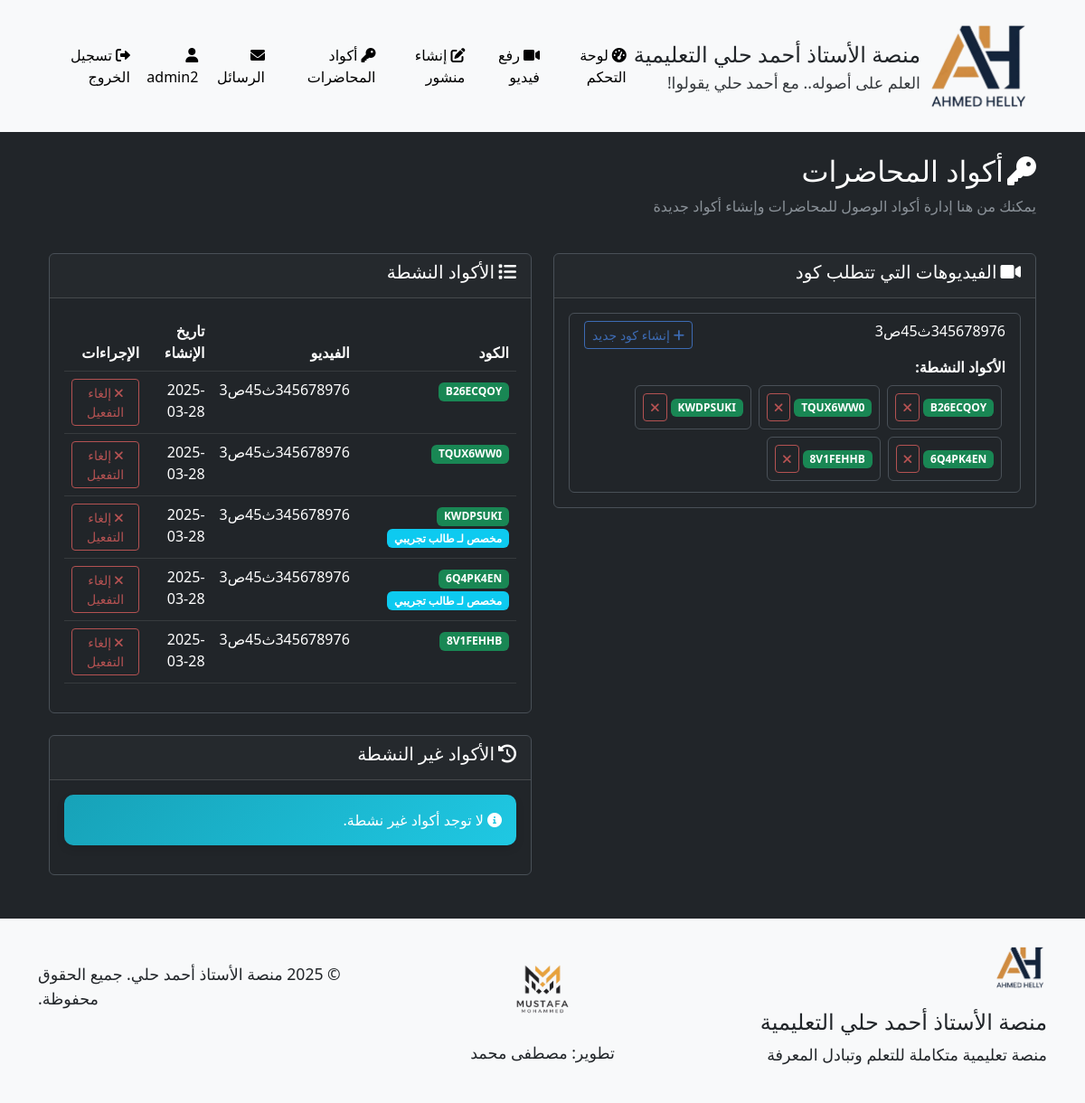
Page /admin/lecture_codes (signed in) on the earlier database version.
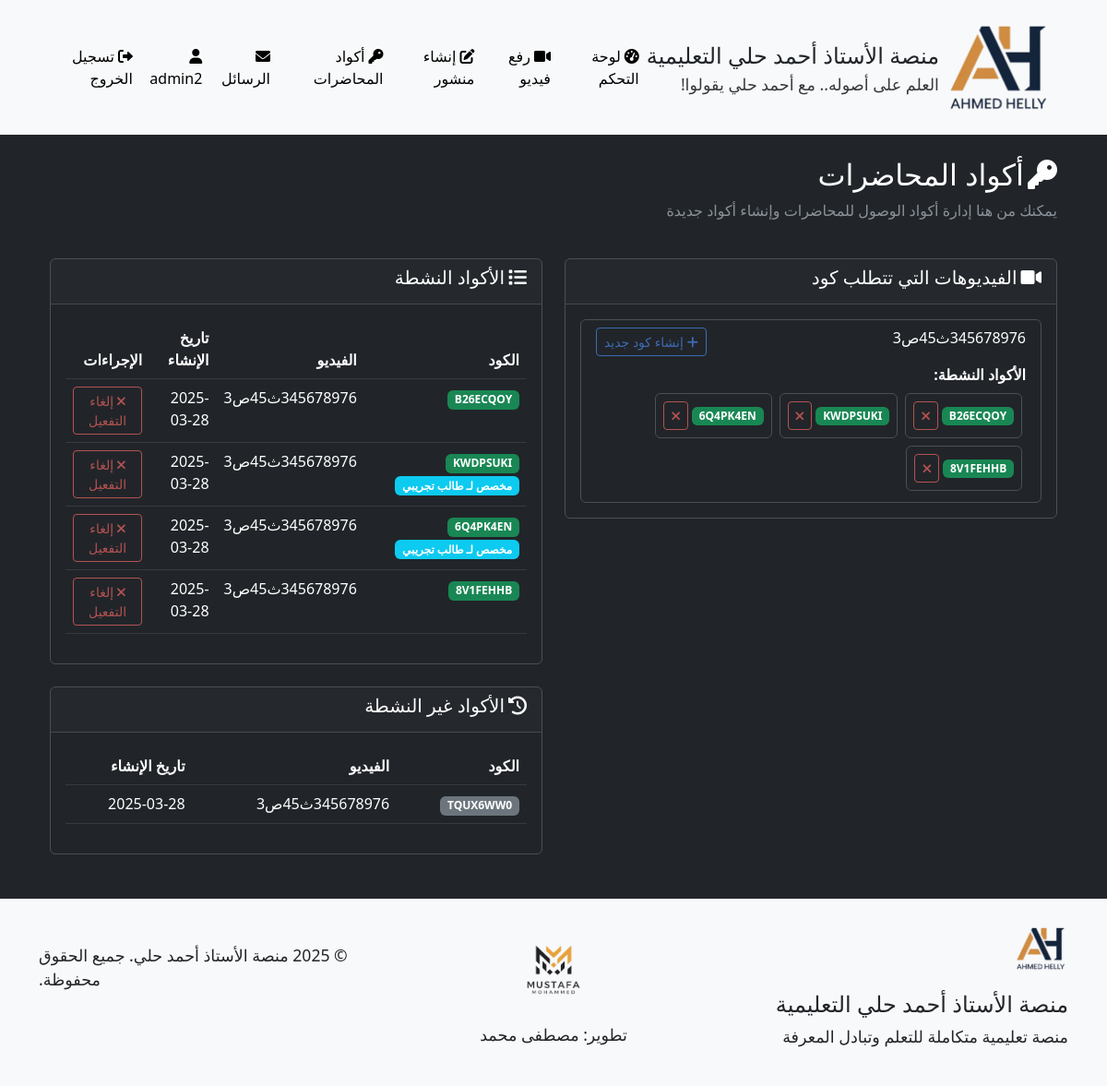
Same page on the later database version.
### models.py (models this page shows, shortened)
class User(UserMixin, db.Model):
    __tablename__ = 'users'
    id = db.Column(db.Integer, primary_key=True)
    username = db.Column(db.String(64), unique=True, nullable=False)
    full_name = db.Column(db.String(100), nullable=True)  # الاسم الثلاثي
    email = db.Column(db.String(100), nullable=True)  # البريد الإلكتروني للاستعادة
    phone = db.Column(db.String(20), nullable=True)   # رقم الهاتف للاستعادة
    password_hash = db.Column(db.String(256), nullable=False)
    role = db.Column(db.String(20), nullable=False)  # 'admin' or 'student'
    reset_token = db.Column(db.String(100), nullable=True)  # رمز استعادة كلمة المرور
    reset_token_expiry = db.Column(db.DateTime, nullable=True)  # تاريخ انتهاء صلاحية الرمز
    videos = db.relationship('Video', backref='uploader', lazy='dynamic')
    comments = db.relationship('Comment', backref='author', lazy='dynamic')
    posts = db.relationship('Post', backref='author', lazy='dynamic')
    video_views = db.relationship('VideoView', backref='viewer', lazy='dynamic')
    def is_admin(self):
        return self.role == 'admin'

class Video(db.Model):
    __tablename__ = 'videos'
    id = db.Column(db.Integer, primary_key=True)
    title = db.Column(db.String(100), nullable=False)
    url = db.Column(db.String(200), nullable=True)  # يمكن أن يكون فارغًا في حالة رفع ملف
    file_path = db.Column(db.String(200), nullable=True)  # مسار الملف المرفوع
    description = db.Column(db.Text)
    uploaded_by = db.Column(db.Integer, db.ForeignKey('users.id'), nullable=False)
    created_at = db.Column(db.DateTime, default=datetime.utcnow)
    requires_code = db.Column(db.Boolean, default=True)  # هل تتطلب المحاضرة كود للوصول
    comments = db.relationship('Comment', backref='video', lazy='dynamic', cascade='all, delete-orphan')

class LectureCode(db.Model):
    __tablename__ = 'lecture_codes'
    id = db.Column(db.Integer, primary_key=True)
    video_id = db.Column(db.Integer, db.ForeignKey('videos.id'), nullable=False)
    code = db.Column(db.String(20), nullable=False, unique=True)
    created_at = db.Column(db.DateTime, default=datetime.utcnow)
    is_active = db.Column(db.Boolean, default=True)
    assigned_to = db.Column(db.Integer, db.ForeignKey('users.id'), nullable=True)  # يمكن تعيين رمز لطالب محدد
    is_used = db.Column(db.Boolean, default=False)  # تم استخدام الرمز ام لا
    video = db.relationship('Video', backref=db.backref('access_codes', lazy='dynamic'))
    student = db.relationship('User', backref=db.backref('assigned_codes', lazy='dynamic'), foreign_keys=[assigned_to])

### routes.py (the view)
@admin_bp.route('/lecture_codes')
@login_required
def lecture_codes():
    if not current_user.is_admin():
        abort(403)
    videos = Video.query.filter_by(requires_code=True).all()
    active_codes = LectureCode.query.filter_by(is_active=True).order_by(LectureCode.created_at.desc()).all()
    inactive_codes = LectureCode.query.filter_by(is_active=False).order_by(LectureCode.created_at.desc()).all()
    return render_template(
        'admin/lecture_codes.html',
        videos=videos,
        active_codes=active_codes,
        inactive_codes=inactive_codes
    )

### templates/admin/lecture_codes.html (shortened to what this page needs)
{% extends 'base.html' %}
{% block content %}
<div class="container mt-4">
    <div class="row mb-4">
        <div class="col">
            <h2><i class="fas fa-key me-2"></i>أكواد المحاضرات</h2>
            <p class="text-muted">يمكنك من هنا إدارة أكواد الوصول للمحاضرات وإنشاء أكواد جديدة</p>
        </div>
    </div>
    <div class="row">
        <div class="col-lg-6">
            <div class="card bg-dark mb-4">
                <div class="card-header">
                    <h5><i class="fas fa-video me-2"></i>الفيديوهات التي تتطلب كود</h5>
                </div>
                <div class="card-body">
                    {% if videos %}
                        <div class="list-group">
                            {% for video in videos %}
                                <div class="list-group-item bg-dark">
                                    <div class="d-flex justify-content-between align-items-center">
                                        <h6>{{ video.title }}</h6>
                                        <a href="{{ url_for('admin.create_lecture_code', video_id=video.id) }}" class="btn btn-sm btn-outline-primary">
                                            <i class="fas fa-plus me-1"></i>إنشاء كود جديد
                                        </a>
                                    </div>
                                    {% set active_video_codes = active_codes|selectattr('video_id', 'equalto', video.id)|list %}
                                    {% if active_video_codes %}
                                        <div class="mt-2">
                                            <strong>الأكواد النشطة:</strong>
                                            <div class="d-flex flex-wrap mt-1">
                                                {% for code in active_video_codes %}
                                                    <div class="d-flex align-items-center m-1 p-2 border rounded">
                                                        <span class="badge bg-success me-1">{{ code.code }}</span>
                                                        <a href="{{ url_for('admin.deactivate_code', code_id=code.id) }}" class="btn btn-sm btn-outline-danger">
                                                            <i class="fas fa-times"></i>
                                                        </a>
                                                    </div>
                                                {% endfor %}
                                            </div>
                                        </div>
                                    {% endif %}
                                </div>
                            {% endfor %}
                        </div>
                    {% else %}
                        <div class="alert alert-info">
                            <i class="fas fa-info-circle me-2"></i>لا توجد فيديوهات تتطلب كود للوصول.
                        </div>
                    {% endif %}
                </div>
            </div>
        </div>
        <div class="col-lg-6">
            <div class="card bg-dark mb-4">
                <div class="card-header">
                    <h5><i class="fas fa-list me-2"></i>الأكواد النشطة</h5>
                </div>
                <div class="card-body">
                    {% if active_codes %}
                        <div class="table-responsive">
                            <table class="table table-dark table-hover">
                                <thead>
                                    <tr>
                                        <th>الكود</th>
                                        <th>الفيديو</th>
                                        <th>تاريخ الإنشاء</th>
                                        <th>الإجراءات</th>
                                    </tr>
                                </thead>
                                <tbody>
                                    {% for code in active_codes %}
                                        <tr>
                                            <td>
                                                <span class="badge bg-success">{{ code.code }}</span>
                                                {% if code.assigned_to %}
                                                    <span class="badge bg-info">مخصص لـ {{ code.student.full_name }}</span>
                                                {% endif %}
                                            </td>
                                            <td>{{ code.video.title }}</td>
                                            <td>{{ code.created_at.strftime('%Y-%m-%d') }}</td>
                                            <td>
                                                <a href="{{ url_for('admin.deactivate_code', code_id=code.id) }}" class="btn btn-sm btn-danger">
                                                    <i class="fas fa-times me-1"></i>إلغاء التفعيل
                                                </a>
                                            </td>
                                        </tr>
                                    {% endfor %}
                                </tbody>
                            </table>
                        </div>
                    {% else %}
                        <div class="alert alert-info">
                            <i class="fas fa-info-circle me-2"></i>لا توجد أكواد نشطة حالياً.
                        </div>
                    {% endif %}
                </div>
            </div>
            <div class="card bg-dark">
                <div class="card-header">
                    <h5><i class="fas fa-history me-2"></i>الأكواد غير النشطة</h5>
                </div>
                <div class="card-body">
                    {% if inactive_codes %}
                        <div class="table-responsive">
                            <table class="table table-dark table-hover">
                                <thead>
                                    <tr>
                                        <th>الكود</th>
                                        <th>الفيديو</th>
                                        <th>تاريخ الإنشاء</th>
                                    </tr>
                                </thead>
                                <tbody>
                                    {% for code in inactive_codes %}
                                        <tr>
                                            <td>
                                                <span class="badge bg-secondary">{{ code.code }}</span>
                                            </td>
                                            <td>{{ code.video.title }}</td>
                                            <td>{{ code.created_at.strftime('%Y-%m-%d') }}</td>
                                        </tr>
                                    {% endfor %}
                                </tbody>
                            </table>
                        </div>
                    {% else %}
                        <div class="alert alert-info">
                            <i class="fas fa-info-circle me-2"></i>لا توجد أكواد غير نشطة.
                        </div>
                    {% endif %}
                </div>
            </div>
        </div>
    </div>
</div>
{% endblock %}

### templates/base.html (shortened to what this page needs)
<!DOCTYPE html>
<html lang="ar" data-bs-theme="dark">
<head>
    <link rel="stylesheet" href="https://cdn.jsdelivr.net/npm/bootstrap@5.3.0/dist/css/bootstrap.min.css">
    <link rel="stylesheet" href="https://cdnjs.cloudflare.com/ajax/libs/font-awesome/6.0.0/css/all.min.css">
    <link rel="stylesheet" href="{{ url_for('static', filename='css/style.css') }}">
</head>
<body>
    <header>
        <nav class="navbar navbar-expand-lg navbar-light bg-light">
            <div class="container">
                <a class="navbar-brand" href="{{ url_for('main.index') }}">
                    <img src="{{ url_for('static', filename='img/ahmed-helly-logo.png') }}" alt="شعار الأستاذ أحمد حلي" height="120" class="me-2">
                    <div class="d-flex flex-column">
                        <span class="text-dark" style="font-size: 1.5rem;">منصة الأستاذ أحمد حلي التعليمية</span>
                        <small class="text-dark" style="font-size: 1.1rem;">العلم على أصوله.. مع أحمد حلي يقولوا!</small>
                    </div>
                </a>
                <div class="collapse navbar-collapse" id="navbarNav">
                    <ul class="navbar-nav ms-auto">
                        {% if current_user.is_authenticated %}
                            {% if current_user.role == 'admin' %}
                                <li class="nav-item">
                                    <a class="nav-link {% if request.path.startswith('/admin/dashboard') %}active{% endif %}" href="{{ url_for('admin.dashboard') }}">
                                        <i class="fas fa-tachometer-alt me-1"></i>لوحة التحكم
                                    </a>
                                </li>
                                <li class="nav-item">
                                    <a class="nav-link {% if request.path.startswith('/admin/upload_video') %}active{% endif %}" href="{{ url_for('admin.upload_video') }}">
                                        <i class="fas fa-video me-1"></i>رفع فيديو
                                    </a>
                                </li>
                                <li class="nav-item">
                                    <a class="nav-link {% if request.path.startswith('/admin/create_post') %}active{% endif %}" href="{{ url_for('admin.create_post') }}">
                                        <i class="fas fa-edit me-1"></i>إنشاء منشور
                                    </a>
                                </li>
                                <li class="nav-item">
                                    <a class="nav-link {% if request.path.startswith('/admin/lecture_codes') %}active{% endif %}" href="{{ url_for('admin.lecture_codes') }}">
                                        <i class="fas fa-key me-1"></i>أكواد المحاضرات
                                    </a>
                                </li>
                            {% endif %}
                            <li class="nav-item">
                                <a class="nav-link {% if request.path.startswith('/messages') %}active{% endif %}" href="{{ url_for('main.messages') }}">
                                    <i class="fas fa-envelope me-1"></i>الرسائل
                                    {% set unread_count = current_user.received_messages.filter_by(is_read=False).count() %}
                                </a>
                            </li>
                            <li class="nav-item">
                                <a class="nav-link {% if request.path.startswith('/profile') %}active{% endif %}" href="{{ url_for('main.profile') }}">
                                    <i class="fas fa-user me-1"></i>{{ current_user.username }}
                                </a>
                            </li>
                            <li class="nav-item">
                                <a class="nav-link" href="{{ url_for('main.logout') }}">
                                    <i class="fas fa-sign-out-alt me-1"></i>تسجيل الخروج
                                </a>
                            </li>
                        {% endif %}
                    </ul>
                </div>
            </div>
        </nav>
    </header>
    <main class="container my-4">
        {% block content %}{% endblock %}
    </main>
    <footer class="bg-light text-dark py-4 mt-5">
        <div class="container">
            <div class="row">
                <div class="col-md-4">
                    <img src="{{ url_for('static', filename='img/ahmed-helly-logo.png') }}" alt="شعار الأستاذ أحمد حلي" height="60" class="mb-3">
                    <h4 class="text-dark">منصة الأستاذ أحمد حلي التعليمية</h4>
                    <p class="text-dark" style="font-size: 1.1rem;">منصة تعليمية متكاملة للتعلم وتبادل المعرفة</p>
                </div>
                <div class="col-md-4 text-center d-flex flex-column align-items-center justify-content-center">
                    <a href="#" class="text-dark text-decoration-none">
                        <img src="{{ url_for('static', filename='img/mustafa-logo.png') }}" alt="شعار مصطفى محمد" height="100" class="mb-2">
                        <p class="text-dark" style="font-size: 1.1rem;">تطوير: مصطفى محمد</p>
                    </a>
                </div>
                <div class="col-md-4 text-md-end">
                    <p class="mt-4 text-dark" style="font-size: 1.1rem;">&copy; 2025 منصة الأستاذ أحمد حلي. جميع الحقوق محفوظة.</p>
                </div>
            </div>
        </div>
    </footer>
</body>
</html>

Differences in the rows shown:
changed Video: loses LectureCode (code "TQUX6WW0", video "345678976ث45ص3", created_at "2025-03-28")
changed LectureCode "TQUX6WW0": moves from the list under "الأكواد النشطة" to the list under "الأكواد غير النشطة"
Other differences:
text no longer shown: "لا توجد أكواد غير نشطة."
text now shown: "الكود الفيديو تاريخ الإنشاء"
